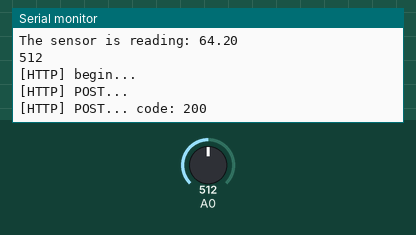
Simulated run of this sketch. Board: ESP8266 (NodeMCU). Parts: the last lines printed to the serial monitor. The inputs (shaded band) are chosen by the test bench; at power-on: A0 = 512. WiFi joins after 1.5 s; servers stay silent unless stated; uploads are accepted with an empty reply.

Above: at 7.9 s.
8.0 s: A0 set to 716
At 8.1 s:
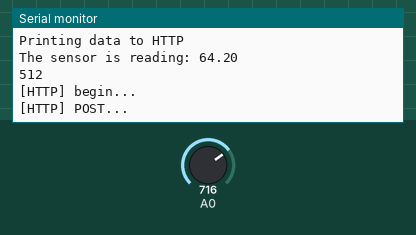
9.5 s: A0 set to 900
At 10.56 s:
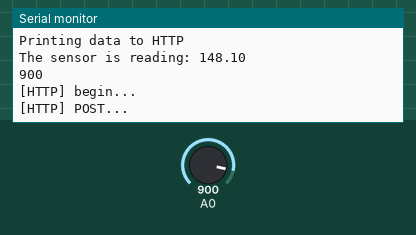
Timing chart, 0 to 12.5 s (numbered marks = the images above; inputs shaded):
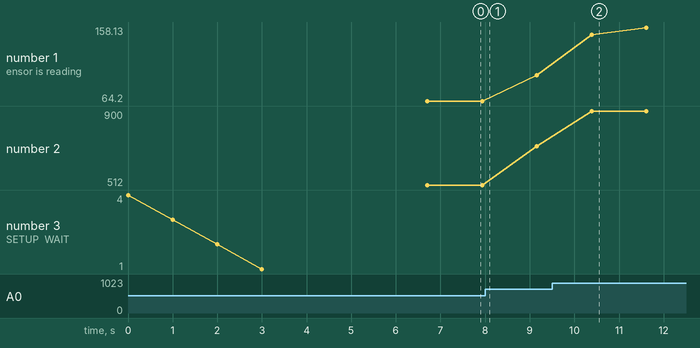

Measured:
- after the input at 9.5 s, the serial monitor: prints a new line after 0.88 s (image 2)
- plotted number 1: 64.2 → 96.96 after the input at 8.0 s, 96.96 → 158.13 after the input at 9.5 s
- plotted number 2: 512 → 716 after the input at 8.0 s, 716 → 900 after the input at 9.5 s

The sketch:

Realtime_Temperature_Project.ino
```cpp
#include <string>
#include <sstream>
#include <Thread.h>
#include <ThreadController.h>
#include <Arduino.h>

#include <ESP8266WiFi.h>
#include <ESP8266WiFiMulti.h>

#include <ESP8266HTTPClient.h>

#define USE_SERIAL Serial

ESP8266WiFiMulti WiFiMulti;

class ClockThread: public Thread
{
  unsigned int now;

  public:

    void setTime(unsigned int currentTime) {
      now = currentTime;
    }

    void run() {
      now++;
      runned();
    }

    unsigned int getTime() {
      return now;
    }


};

class SensorThread: public Thread
{
    int pin;
    double temperature;

    double thermister(int RawADC) {
      double temp;
      temp = log(((10240000 / RawADC) - 10000));
      temp = 1 / (0.001129148 + (0.000234125 + (0.0000000876741 * temp * temp)) * temp);
      temp = temp - 273.15;
      temp = (temp * 9.0) / 5.0 + 32;
      temp -= 12.8;
      return temp;
    }

  public:
    SensorThread(int p) : pin(p) {}

    double getTemperature() {
      return temperature;
    }
    int getValue(){
      return analogRead(pin);
      }

    // No, "run" cannot be anything...
    // Because Thread uses the method "run" to run threads,
    // we MUST overload this method here. using anything other
    // than "run" will not work properly...
    void run() {
      // Reads the analog pin, and saves it localy
      int value = analogRead(pin);
      double newtemp = thermister(value);
      if (temperature != 0){
        temperature = (temperature * 0.8) + (newtemp * 0.2);
      }else{
        temperature = newtemp;
        }
        runned();
    }

};

unsigned int getServerTime() {
  unsigned result = 0;
  if ((WiFiMulti.run() == WL_CONNECTED)) {
    HTTPClient http;
    USE_SERIAL.print("[HTTP] begin...\n");
    http.begin("http://192.168.4.1:4567/time"); //HTTP
    // start connection and send HTTP header
    int httpCode = http.GET();

    // httpCode will be negative on error
    if (httpCode > 0) {
      // HTTP header has been send and Server response header has been handled
      USE_SERIAL.printf("[HTTP] GET... code: % d\n", httpCode);

      // file found at server
      if (httpCode == HTTP_CODE_OK) {
        String payload = http.getString();
        USE_SERIAL.println(payload);
        result = payload.toInt();
      }
    } else {
      USE_SERIAL.printf("[HTTP] POST... failed, error: % s\n", http.errorToString(httpCode).c_str());
      result = 0;
    }

    http.end();
  }
  return result;
}

int deviceId = 1;
SensorThread analogThread(A0);
ClockThread clockThread;

class HTTPThread : public Thread {
    // callback for myThread
    void run() {
      Serial.print("Printing data to HTTP");
      Serial.println();
      Serial.print("The sensor is reading: ");
      Serial.println(analogThread.getTemperature());
      Serial.println(analogThread.getValue());

      if ((WiFiMulti.run() == WL_CONNECTED)) {
        HTTPClient http;

        USE_SERIAL.print("[HTTP] begin...\n");
        // configure traged server and url
        char buf[1024];
        sprintf(buf, "http://192.168.4.1:4567/temp/%d/%d/%f", deviceId, clockThread.getTime(), analogThread.getTemperature());
        http.begin(buf); //HTTP

        USE_SERIAL.print("[HTTP] POST...\n");
        // start connection and send HTTP header
        int httpCode = http.POST("");

        // httpCode will be negative on error
        if (httpCode > 0) {
          // HTTP header has been send and Server response header has been handled
          USE_SERIAL.printf("[HTTP] POST... code: %d\n", httpCode);

          // file found at server
          if (httpCode == HTTP_CODE_OK) {
            String payload = http.getString();
            USE_SERIAL.println(payload);
          }
        } else {
          USE_SERIAL.printf("[HTTP] POST... failed, error: %s\n", http.errorToString(httpCode).c_str());
        }

        http.end();
      }
      runned();
    }
};

HTTPThread httpThread;

// ThreadController that will controll all threads
ThreadController controll = ThreadController();

void setup() {
  Serial.begin(9600);

  for (uint8_t t = 4; t > 0; t--) {
    USE_SERIAL.printf("[SETUP] WAIT %d...\n", t);
    USE_SERIAL.flush();
    delay(1000);
  }

  clockThread.setTime(getServerTime());

  WiFi.mode(WIFI_STA);
  WiFiMulti.addAP("NameOfNetwork", "AardvarkBadgerHedgehog");

  IPAddress addr = WiFi.localIP();
  deviceId = addr[3];

  // Configure my threads
  analogThread.setInterval(100);
  httpThread.setInterval(1000);
  clockThread.setInterval(1000);

  // Adds both threads to the controller
  controll.add(&clockThread);
  controll.add(&analogThread);
  delay(1000);
  controll.add(&httpThread);
}

void loop() {
  controll.run();
}
```
